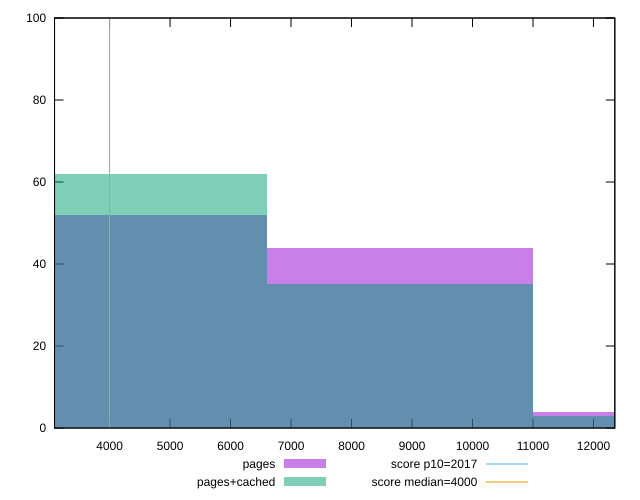

The script that saved this image:
reset

$pages <<EOF
8798.967301097631 44
4399.483650548816 52
13198.450951646446 4
EOF

$pagesCached <<EOF
4399.483650548816 62
8798.967301097631 35
13198.450951646446 3
EOF

set key outside below
set boxwidth 4399.483650548816
set xrange [3090.179999999997:12352.87199999999]
set yrange [0:100]
set trange [0:100]
set style fill transparent solid 0.5 noborder

set parametric
set terminal svg size 640, 500 enhanced background rgb 'white'
set output "report_00015_2021-02-09T16-11-33.973Z/mainthread-work-breakdown/comparison/histogram/0_vs_1.svg"

plot $pages title "pages" with boxes, \
     $pagesCached title "pages+cached" with boxes, \
     2017,t title "score p10=2017", \
     4000,t title "score median=4000"

reset
